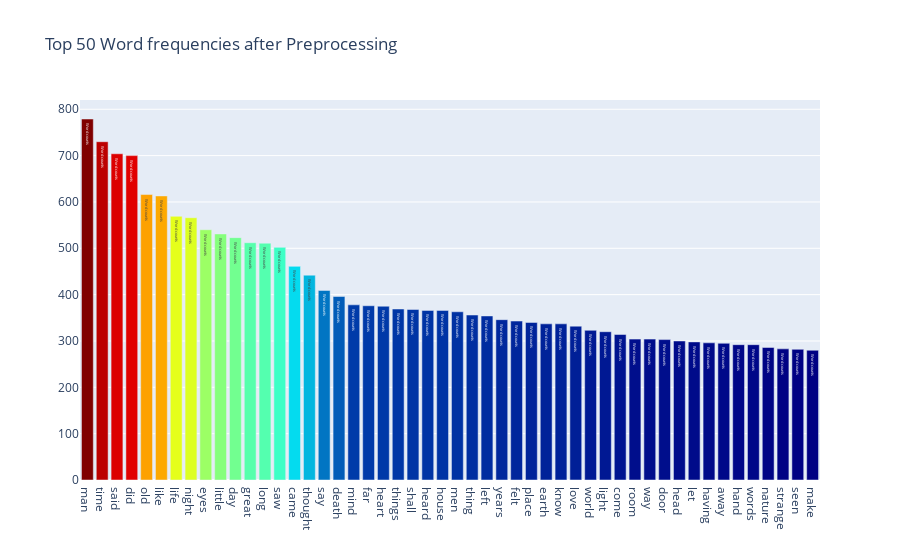
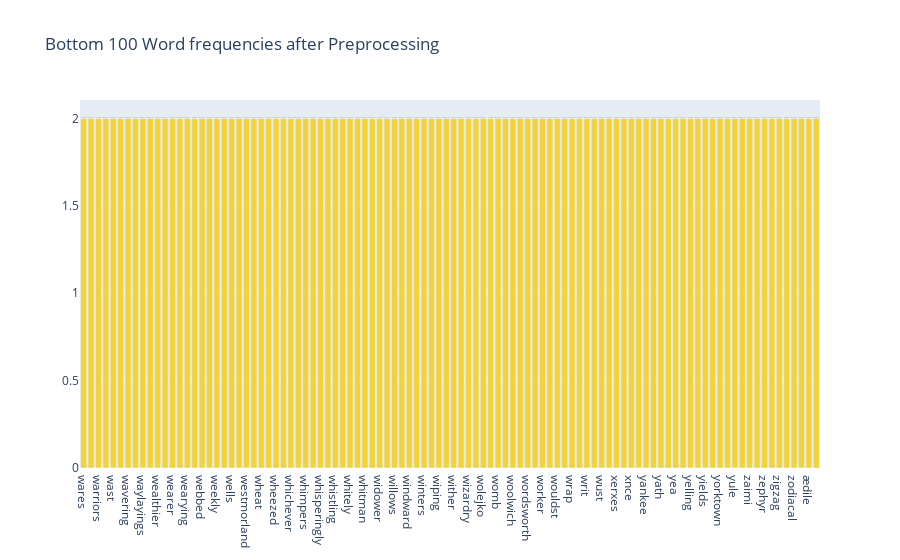

The code cell stored with these charts, in order, in its notebook:
### Code cell
feature_names = tf_vectorizer.get_feature_names()
count_vec = np.asarray(tf.sum(axis=0)).ravel()
zipped = list(zip(feature_names, count_vec))
x, y = (list(x) for x in zip(*sorted(zipped, key=lambda x: x[1], reverse=True)))
# Now I want to extract out on the top 15 and bottom 15 words
Y = np.concatenate([y[0:15], y[-16:-1]])
X = np.concatenate([x[0:15], x[-16:-1]])

# Plotting the Plot.ly plot for the Top 50 word frequencies
data = [go.Bar(
            x = x[0:50],
            y = y[0:50],
            marker= dict(colorscale='Jet',
                         color = y[0:50]
                        ),
            text='Word counts'
    )]

layout = go.Layout(
    title='Top 50 Word frequencies after Preprocessing'
)

fig = go.Figure(data=data, layout=layout)

py.iplot(fig, filename='basic-bar')

# Plotting the Plot.ly plot for the Top 50 word frequencies
data = [go.Bar(
            x = x[-100:],
            y = y[-100:],
            marker= dict(colorscale='Portland',
                         color = y[-100:]
                        ),
            text='Word counts'
    )]

layout = go.Layout(
    title='Bottom 100 Word frequencies after Preprocessing'
)

fig = go.Figure(data=data, layout=layout)

py.iplot(fig, filename='basic-bar')

### Figure 1 — Plotly figure (JSON) as saved in the notebook; plotly's stock layout.template omitted (floating-point values rounded to 4 significant figures)
{"data": [{"marker": {"color": [779, 730, 704, 700, 616, 613, 569, 566, 540, 531, 523, 512, 511, 502, 461, 442, 409, 396, 378, 376, 375, 369, 368, 366, 366, 363, 356, 354, 346, 343, 340, 337, 337, 332, 323, 320, 314, 304, 304, 303, 300, 298, 296, 295, 292, 292, 286, 283, 282, 280], "colorscale": [[0, "rgb(0,0,131)"], [0.2, "rgb(0,60,170)"], [0.4, "rgb(5,255,255)"], [0.6, "rgb(255,255,0)"], [0.8, "rgb(250,0,0)"], [1, "rgb(128,0,0)"]]}, "text": "Word counts", "type": "bar", "x": ["man", "time", "said", "did", "old", "like", "life", "night", "eyes", "little", "day", "great", "long", "saw", "came", "thought", "say", "death", "mind", "far", "heart", "things", "shall", "heard", "house", "men", "thing", "left", "years", "felt", "place", "earth", "know", "love", "world", "light", "come", "room", "way", "door", "head", "let", "having", "away", "hand", "words", "nature", "strange", "seen", "make"], "y": [779, 730, 704, 700, 616, 613, 569, 566, 540, 531, 523, 512, 511, 502, 461, 442, 409, 396, 378, 376, 375, 369, 368, 366, 366, 363, 356, 354, 346, 343, 340, 337, 337, 332, 323, 320, 314, 304, 304, 303, 300, 298, 296, 295, 292, 292, 286, 283, 282, 280]}], "layout": {"title": {"text": "Top 50 Word frequencies after Preprocessing"}}}

### Figure 2 — Plotly figure (JSON) as saved in the notebook; plotly's stock layout.template omitted (floating-point values rounded to 4 significant figures)
{"data": [{"marker": {"color": [2, 2, 2, 2, 2, 2, 2, 2, 2, 2, 2, 2, 2, 2, 2, 2, 2, 2, 2, 2, 2, 2, 2, 2, 2, 2, 2, 2, 2, 2, 2, 2, 2, 2, 2, 2, 2, 2, 2, 2, 2, 2, 2, 2, 2, 2, 2, 2, 2, 2, 2, 2, 2, 2, 2, 2, 2, 2, 2, 2, 2, 2, 2, 2, 2, 2, 2, 2, 2, 2, 2, 2, 2, 2, 2, 2, 2, 2, 2, 2, 2, 2, 2, 2, 2, 2, 2, 2, 2, 2, 2, 2, 2, 2, 2, 2, 2, 2, 2, 2], "colorscale": [[0, "rgb(12,51,131)"], [0.25, "rgb(10,136,186)"], [0.5, "rgb(242,211,56)"], [0.75, "rgb(242,143,56)"], [1, "rgb(217,30,30)"]]}, "text": "Word counts", "type": "bar", "x": ["wares", "warn", "warriors", "wary", "wast", "watchdog", "wavering", "wayfarers", "waylayings", "weakening", "wealthier", "wealthiest", "wearer", "wearily", "wearying", "weaves", "webbed", "wed", "weekly", "weeps", "wells", "westering", "westmorland", "whales", "wheat", "wheeled", "wheezed", "whereof", "whichever", "whiffs", "whimpers", "whir", "whisperingly", "whistle", "whistling", "whit", "whitely", "whitened", "whitman", "wholesale", "widower", "wield", "willows", "willy", "windward", "wink", "winters", "wintry", "wiping", "wisconsin", "wither", "witty", "wizardry", "wizened", "wolejko", "womanish", "womb", "woodwork", "woolwich", "wordless", "wordsworth", "wordy", "worker", "wormius", "wouldst", "wove", "wrap", "wrestled", "writ", "wudn", "wust", "xari", "xerxes", "xii", "xnce", "xwl", "yankee", "yarn", "yath", "yawn", "yea", "yearning", "yelling", "yelping", "yields", "yoke", "yorktown", "youngish", "yule", "yuletide", "zaimi", "zar", "zephyr", "zerubbabel", "zigzag", "zigzagging", "zodiacal", "zone", "ædile", "æronaut"], "y": [2, 2, 2, 2, 2, 2, 2, 2, 2, 2, 2, 2, 2, 2, 2, 2, 2, 2, 2, 2, 2, 2, 2, 2, 2, 2, 2, 2, 2, 2, 2, 2, 2, 2, 2, 2, 2, 2, 2, 2, 2, 2, 2, 2, 2, 2, 2, 2, 2, 2, 2, 2, 2, 2, 2, 2, 2, 2, 2, 2, 2, 2, 2, 2, 2, 2, 2, 2, 2, 2, 2, 2, 2, 2, 2, 2, 2, 2, 2, 2, 2, 2, 2, 2, 2, 2, 2, 2, 2, 2, 2, 2, 2, 2, 2, 2, 2, 2, 2, 2]}], "layout": {"title": {"text": "Bottom 100 Word frequencies after Preprocessing"}}}
